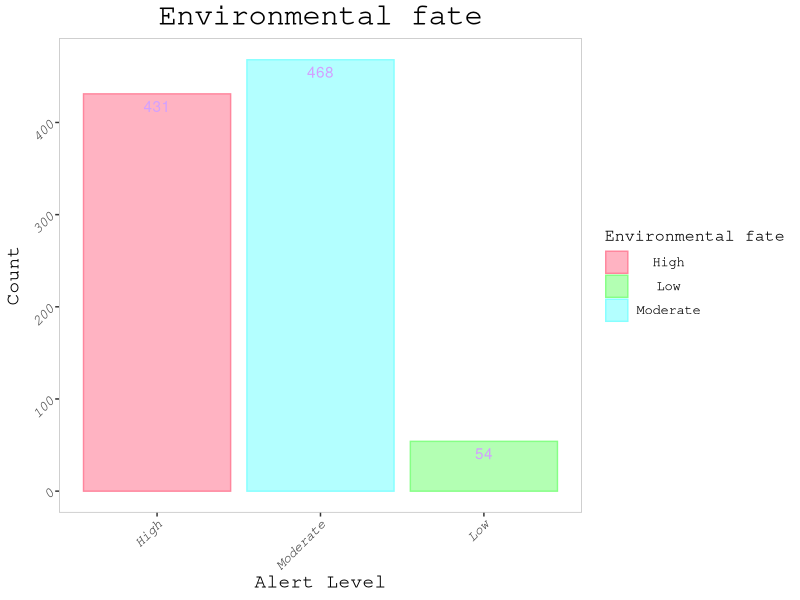
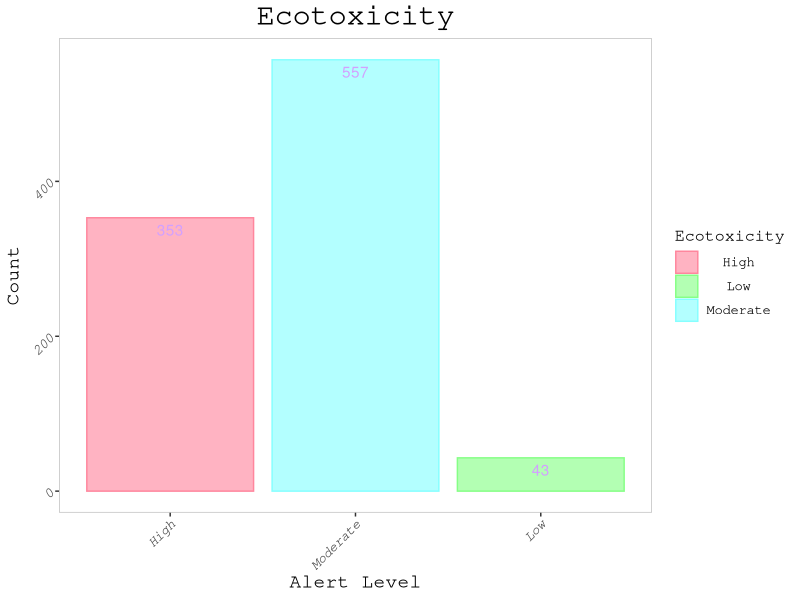
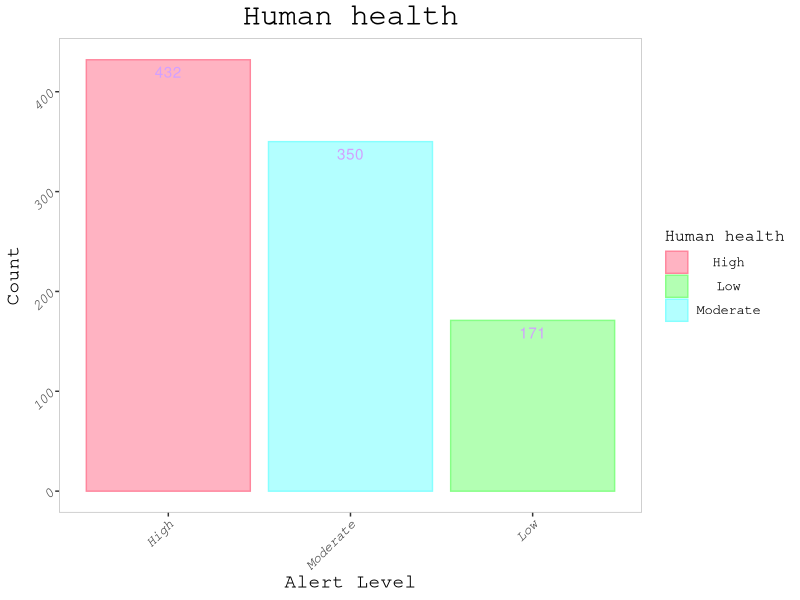
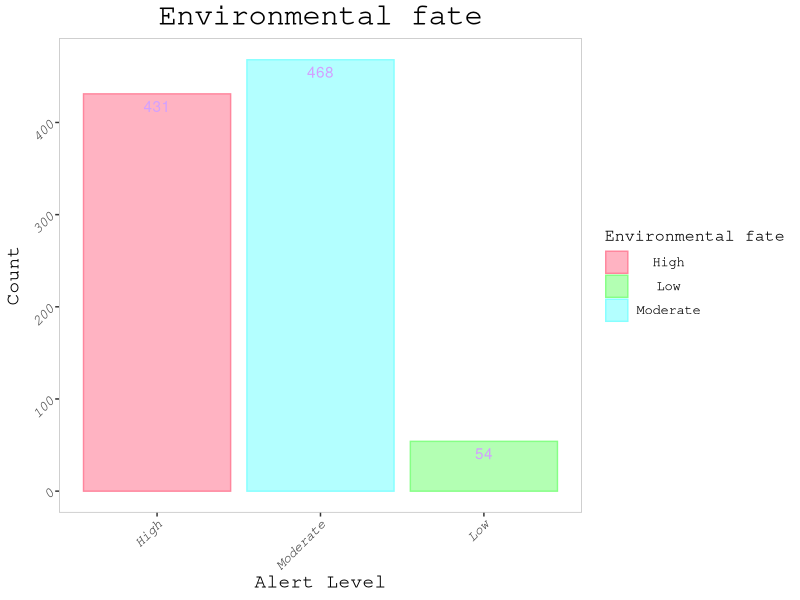
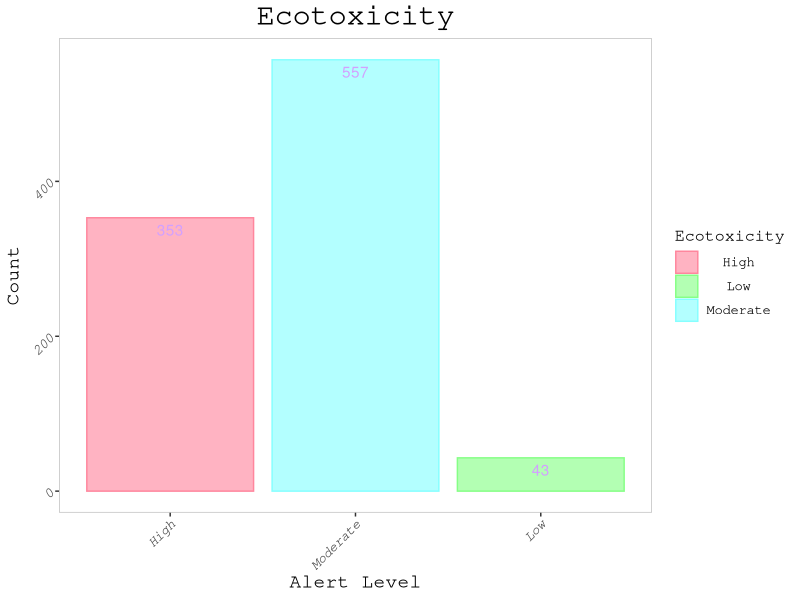
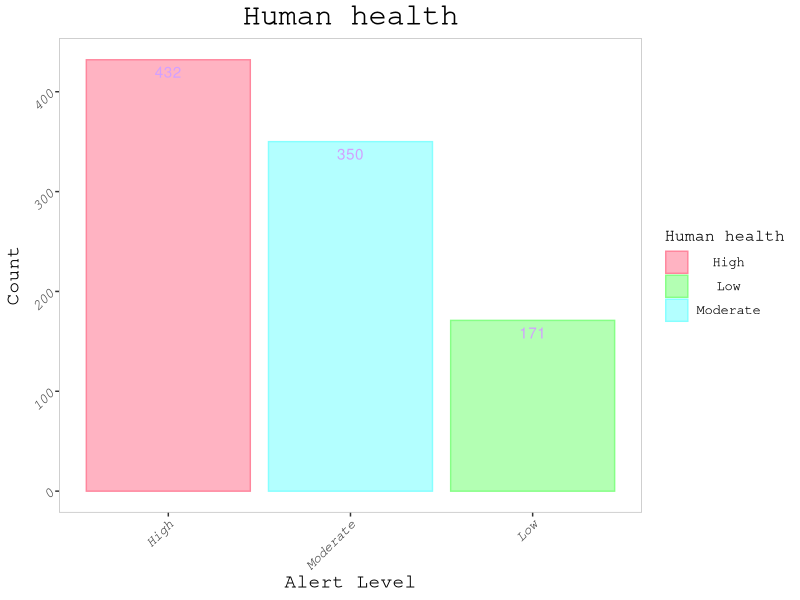

Write R code to recreate these figures, in order.
#直方图
library(ggplot2)
data <- read.csv("QSAR/table/data2_MDs.csv", header = T, row.names = 1, check.names = F, sep = ",")
str(data)
data$`Environmental fate`=as.factor(data$`Environmental fate`)
data$Ecotoxicity=as.factor(data$Ecotoxicity)
data$`Human health`=as.factor(data$`Human health`)

color1<-c("High"="#FF869D", 'Moderate'="#86FFFF", "Low"="#86FF86")
color2<-c("High"="#FFB3C2", 'Moderate'="#B3FFFF", "Low"="#B3FFB3")

#environment fate
ggplot(data, aes(x = `Environmental fate`,
                 fill = `Environmental fate`, 
                 color=`Environmental fate`)) +
  geom_bar(stat="count") +
  geom_text(stat="count", aes(label= after_stat(count)),vjust = 1.5,color="#D2A0FF") +#显示频数
  labs(x = "Alert Level", y = "Count") +
  xlim("High","Moderate","Low")+
  ggtitle("Environmental fate")+
  scale_fill_manual(values = color2)+
  scale_color_manual(values = color1)+
  theme(text = element_text(family = "mono", size=14),
        plot.title = element_text(size = 22,hjust = 0.5),#title 大小,居中
        axis.title.x = element_text(size = 14),#x轴标题
        axis.title.y = element_text(size = 14),
        axis.text.x = element_text(face = "italic", angle = 45, hjust = 1,size = 10),#横坐标
        axis.text.y = element_text(face = "italic", angle = 45, hjust = 1,size = 10),
        legend.text = element_text(size = 10,hjust = 0.5),#legend字体大小,居中
        legend.title = element_text(size = 12), #设置legend标签字体大小
        panel.background = element_blank(), 
        panel.grid.major = element_blank(), 
        panel.grid.minor = element_blank(),
        panel.border = element_rect(color = "grey", fill = NA))#保留边框
ggsave("QSAR/pic/Environmentalfate.png",width=10, height=7,dpi=300)




#Ecotocixity
ggplot(data, aes(x = Ecotoxicity,
                 fill = Ecotoxicity, 
                 color=Ecotoxicity)) +
  geom_bar( stat="count") +
  geom_text(stat="count", aes(label= after_stat(count)),vjust = 1.5,color="#D2A0FF") +#显示频数
  labs(x = "Alert Level", y = "Count") +
  xlim("High","Moderate","Low")+
  ggtitle("Ecotoxicity")+
  scale_fill_manual(values = color2)+
  scale_color_manual(values = color1)+
  theme(text = element_text(family = "mono", size=14),
        plot.title = element_text(size = 22,hjust = 0.5),#title 大小,居中
        axis.title.x = element_text(size = 14),#x轴标题
        axis.title.y = element_text(size = 14),
        axis.text.x = element_text(face = "italic", angle = 45, hjust = 1,size = 10),#横坐标
        axis.text.y = element_text(face = "italic", angle = 45, hjust = 1,size = 10),
        legend.text = element_text(size = 10,hjust = 0.5),#legend字体大小,居中
        legend.title = element_text(size = 12), #设置legend标签字体大小
        panel.background = element_blank(), 
        panel.grid.major = element_blank(), 
        panel.grid.minor = element_blank(),
        panel.border = element_rect(color = "grey", fill = NA))#保留边框
ggsave("QSAR/pic/Ecotoxicity.png",width=10, height=7,dpi=300)







#human health
ggplot(data, aes(x = `Human health`,
                 fill = `Human health`, 
                 color= `Human health`)) +
  geom_bar( stat="count") +
  geom_text(stat="count", aes(label= after_stat(count)),vjust = 1.5,color="#D2A0FF") +#显示频数
  labs(x = "Alert Level", y = "Count") +
  xlim("High","Moderate","Low")+
  ggtitle("Human health")+
  scale_fill_manual(values = color2)+
  scale_color_manual(values = color1)+
  theme(text = element_text(family = "mono", size=14),
        plot.title = element_text(size = 22,hjust = 0.5),#title 大小,居中
        axis.title.x = element_text(size = 14),#x轴标题
        axis.title.y = element_text(size = 14),
        axis.text.x = element_text(face = "italic", angle = 45, hjust = 1,size = 10),#横坐标
        axis.text.y = element_text(face = "italic", angle = 45, hjust = 1,size = 10),
        legend.text = element_text(size = 10,hjust = 0.5),#legend字体大小,居中
        legend.title = element_text(size = 12), #设置legend标签字体大小
        panel.background = element_blank(), 
        panel.grid.major = element_blank(), 
        panel.grid.minor = element_blank(),
        panel.border = element_rect(color = "grey", fill = NA))#保留边框
ggsave("QSAR/pic/Human health.png",width=10, height=7,dpi=300)












  
